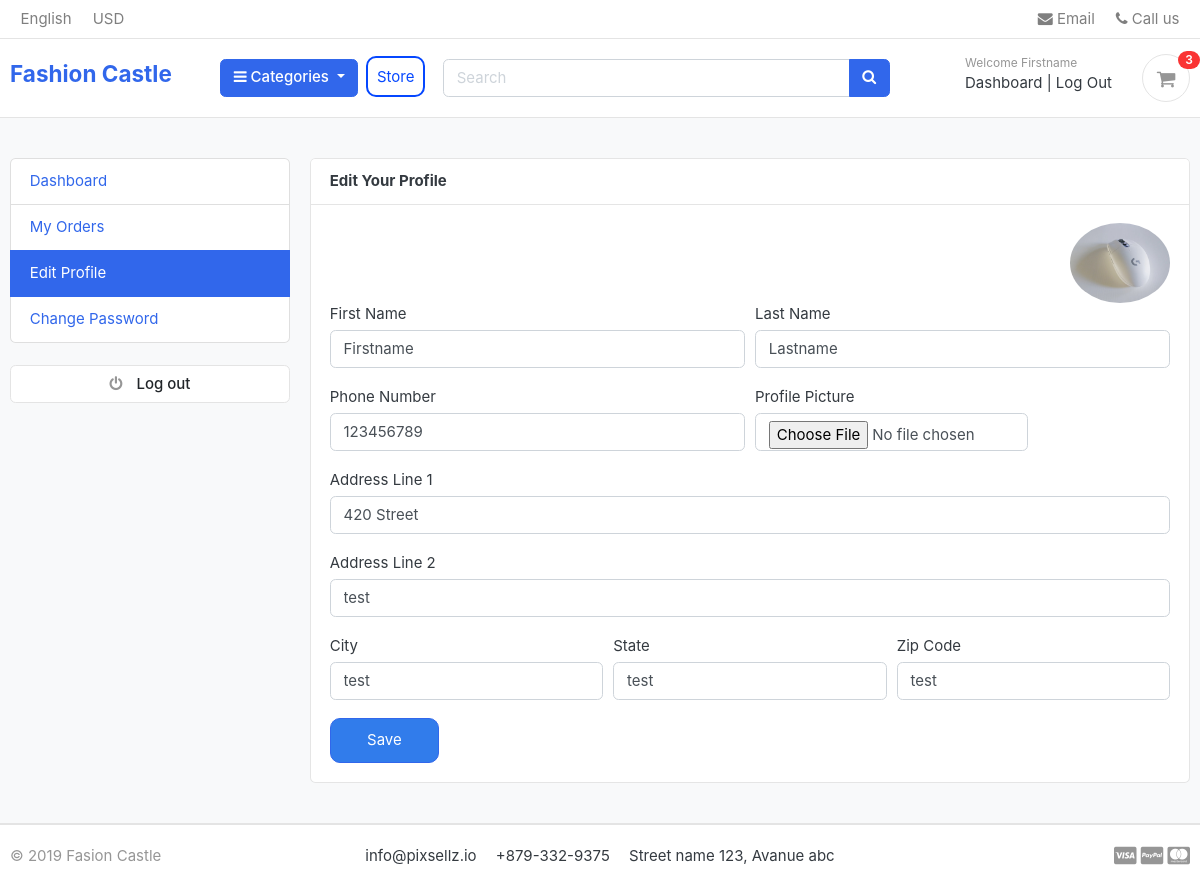
/accounts/edit_profile/ (signed in), run on the app's committed database.
### accounts/models.py (models this page shows, shortened)
class Account(AbstractBaseUser):
    first_name      = models.CharField(max_length=50)
    last_name       = models.CharField(max_length=50)
    username        = models.CharField(max_length=50, unique=True)
    email           = models.CharField(max_length=50, unique=True)
    phone_number    = models.CharField(max_length=20, blank=True)
    date_joined     = models.DateTimeField(auto_now_add=True)
    last_login      = models.DateTimeField(auto_now_add=True)
    is_admin        = models.BooleanField(default=False)
    is_staff        = models.BooleanField(default=False)
    is_active       = models.BooleanField(default=False)
    is_superadmin   = models.BooleanField(default=False)
    USERNAME_FIELD = 'email'
    REQUIRED_FIELDS = ['username', 'first_name', 'last_name']
    objects = MyAccountManager()

class UserProfile(models.Model):
    user = models.OneToOneField(Account, on_delete=models.CASCADE)
    address_line_1 = models.CharField(max_length=200, blank=True)
    address_line_2 = models.CharField(max_length=200, blank=True)
    profile_picture = models.ImageField(blank=True, upload_to='userprofile')
    city = models.CharField(max_length=20, blank=True)
    state = models.CharField(max_length=20, blank=True)
    zip_code = models.CharField(max_length=20, blank=True)
    phone_numnber = models.CharField(max_length=20, blank=True)

### accounts/views.py (the view)
# urls.py: path('edit_profile/', views.edit_profile, name='edit_profile'),
@login_required(login_url='login')
def edit_profile(request):
    userprofile = get_object_or_404(UserProfile, user=request.user)
    if request.method == 'POST':
        user_form = UserForm(request.POST, instance=request.user)
        profile_form = UserProfileForm(request.POST, request.FILES, instance=userprofile)
        if user_form.is_valid() and profile_form.is_valid():
            user_form.save()
            profile_form.save()
            messages.success(request, 'Your profile has been updated!')
            return redirect('edit_profile')
    else:
        user_form = UserForm(instance=request.user)
        profile_form = UserProfileForm(instance=userprofile)
    context = {
        'user_form': user_form,
        'profile_form': profile_form,
        'userprofile': userprofile,
    }
    return render(request, 'accounts/edit_profile.html', context)

### accounts/forms.py
class UserForm(forms.ModelForm):
    class Meta:
        model = Account
        fields = ('first_name', 'last_name', 'phone_number')
    def __init__(self,*args,**kwargs):
        super(UserForm, self).__init__(*args,**kwargs)
        for field in self.fields:
            self.fields[field].widget.attrs['class'] = 'form-control'

class UserProfileForm(forms.ModelForm):
    profile_picture = forms.ImageField(required=False, error_messages = {'invalid':("Image files only")}, widget=forms.FileInput)
    class Meta:
        model = UserProfile
        fields = ('address_line_1', 'address_line_2', 'city', 'state', 'zip_code', 'profile_picture')
    def __init__(self,*args,**kwargs):
        super(UserProfileForm, self).__init__(*args,**kwargs)
        for field in self.fields:
            self.fields[field].widget.attrs['class'] = 'form-control'

### carts/context_processors.py (called while the page is built)
def counter(request):
    cart_count = 0
    if 'admin' in request.path:
        return {}
    else:
        try:
            cart = Cart.objects.filter(cart_id=_cart_id(request))
            if request.user.is_authenticated:
                cart_items = CartItem.objects.all().filter(user=request.user)
            else:
                cart_items = CartItem.objects.all().filter(cart=cart[:1])
            for cart_item in cart_items:
                cart_count += cart_item.quantity
        except Cart.DoesNotExist:
            cart_count = 0
    return dict(cart_count=cart_count)

### carts/views.py (called while the page is built)
def _cart_id(request):
    cart = request.session.session_key
    if not cart:
        cart = request.session.create()
    return cart

### category/context_processors.py (called while the page is built)
def menu_links(request):
    links = Category.objects.all()
    return dict(links=links)

### category/models.py (called while the page is built)
    def get_url(self):
            return reverse('products_by_category', args=[self.slug])

### templates/accounts/edit_profile.html (shortened to what this page needs)
{% extends  'base.html' %}
{% block content %}
    <section class="section-content padding-y bg">
        <div class="container">
            <div class="row">
                {% include 'includes/dashboard_sidebar.html' %}
                <main class="col-md-9">
                    <article class="card">
                        <header class="card-header">
                            <strong class="d-inline-block mr-3">Edit Your Profile</strong>
                        </header>
                        <div class="card-body">
                            <div class="text-right">
                                <img src="{{userprofile.profile_picture.url}}" alt="Profile Picture" width="100" style="border-radius: 50%;" />
                            </div>
                            <div class="row">
                                <div class="col-md-12">
                                    <form action="{% url 'edit_profile' %}" method="POST" enctype="multipart/form-data">
                                        <div class="form-row">
                                            <div class="form-group col-md-6">
                                                <label>First Name</label>
                                                {{user_form.first_name}}
                                            </div>
                                            <div class="form-group col-md-6">
                                                <label>Last Name</label>
                                                {{user_form.last_name}}
                                            </div>
                                        </div>
                                        <div class="form-row">
                                            <div class="form-group col-md-6">
                                                <label>Phone Number</label>
                                                {{user_form.phone_number}}
                                            </div>
                                            <div class="form-group col-md-4">
                                                <label>Profile Picture</label>
                                                {{profile_form.profile_picture}}
                                            </div>
                                        </div>
                                        <div class="form-group">
                                            <label>Address Line 1</label>
                                            {{profile_form.address_line_1}}
                                        </div>
                                        <div class="form-group">
                                            <label>Address Line 2</label>
                                            {{profile_form.address_line_2}}
                                        </div>
                                        <div class="form-row">
                                            <div class="form-group col-md-4">
                                                <label>City</label>
                                                {{profile_form.city}}
                                            </div>
                                            <div class="form-group col-md-4">
                                                <label>State</label>
                                                {{profile_form.state}}
                                            </div>
                                            <div class="form-group col-md-4">
                                                <label>Zip Code</label>
                                                {{profile_form.zip_code}}
                                            </div>
                                        </div>
                                        <input type="submit" value="Save" class="save">
                                    </form>
                                </div>
                            </div>
                        </div>
                    </article>
                </main>
            </div>
        </div>
    </section>
{% endblock %}

### templates/includes/navbar.html (shortened to what this page needs)
{% load static %}
<header class="section-header">
    <nav class="navbar navbar-sticky p-md-0 navbar-expand-sm navbar-light border-bottom">
        <div class="container">
            <div class="collapse navbar-collapse" id="navbarTop4">
                <ul class="navbar-nav mr-auto">
                    <li class="nav-item dropdown">
                        <a href="#" class="nav-link">
                            English
                        </a>
                    </li>
                    <li class="nav-item dropdown">
                        <a href="#" class="nav-link">
                            USD
                        </a>
                    </li>
                </ul>
                <ul class="navbar-nav">
                    <li>
                        <a href="#" class="nav-link">
                            <i class="fa fa-envelope"></i>
                            Email
                        </a>
                    </li>
                    <li>
                        <a href="#" class="nav-link">
                            <i class="fa fa-phone"></i>
                            Call us
                        </a>
                    </li>
                </ul>
            </div>
        </div>
    </nav>
    <section class="header-main border-bottom">
        <div class="container">
            <div class="row align-items-center">
                <div class="col-lg-2 col-md-3 col-6">
                    <a href="{% url 'home' %}" class="brand-wrap">
                        <h4>Fashion Castle</h4>
                    </a>
                </div>
                <div class="col-lg-3 col-sm-6 col-8 order-2 order-lg-3">
                    <div class="d-flex justify-content-end mb-3 mb-lg-0">
                        {% if user.id is None %}
                            <div class="widget-header">
                                <small class="title text-muted">Welcome guest</small>
                                <div>
                                    <a href="{% url 'login' %}">Sign in</a>
                                    <span class="dark-transp">
                                        |
                                    </span>
                                    <a href="{% url 'register' %}">
                                        Register</a>
                                </div>
                            </div>
                        {% else %}
                            <div class="widget-header">
                                <small class="title text-muted">Welcome
                                    {{ user.first_name | capfirst }}</small>
                                <div>
                                    <a href="{% url 'dashboard' %}">Dashboard</a>
                                    <span class="dark-transp">
                                        |
                                    </span>
                                    <a href="{% url 'logout' %}">Log Out</a>
                                </div>
                            </div>
                        {% endif %}
                        <a href="{% url 'cart' %}" class="widget-header cart-btn pl-3 ml-3">
                            <div class="icon icon-sm rounded-circle border">
                                <i class="fa fa-shopping-cart"></i>
                            </div>
                            <span class="badge badge-pill badge-primary notify">{{ cart_count }}</span>
                        </a>
                    </div>
                    </div>
                <div class="store-button">
                    <button type="button" class="btn btn-primary dropdown-toggle" data-toggle="dropdown">
                        <i class="fa fa-bars"></i>
                        Categories
                    </button>
                </div>
                <div class="store-parent">
                <a href="{% url 'store' %}" class="store" text-align="center" id="custom-btn-store">Store</a>
            </div>
                <div class="col-lg  col-md-6 col-sm-12 col-xs-12">
                    <form action="{% url 'search' %}" class="search">
                        <div class="input-group w-100">
                            <input type="text" class="form-control" style="width:60%;" placeholder="Search" name="keyword">
                                <div class="input-group-append">
                                    <button class="btn btn-primary" type="submit">
                                        <i class="fa fa-search"></i>
                                    </button>
                                </div>
                            </div>
                        </form>
                    </div>
                    </div>
                </div>
        </section>
    </header>

### static/css/ui.css (style rules this page uses)
html { font-family: "Inter", sans-serif; font-size: 15px; }
.icon-xs, .icon-sm, .icon-md, .icon-lg { display: inline-block; text-align: center; flex-shrink: 0; flex-grow: 0; }
.icon-sm { width: 48px; height: 48px; line-height: 48px !important; font-size: 20px; }
.padding-y { padding-top: 40px; padding-bottom: 40px; }
article:after, .form-group:after { display: block; clear: both; content: ""; }
.bg { background-color: #f8f9fa; }
.header-main { position: relative; padding-top: 1rem; padding-bottom: 1rem; }
.widget-header { display: inline-block; vertical-align: middle; position: relative; }
.widget-header a { color: #343a40; }
.widget-header i { color: #969696; }
.widget-header .title { display: block; }
.widget-header .notify { position: absolute; top: -3px; right: -10px; }
.notify { position: absolute; top: -4px; right: -10px; display: inline-block; padding: 0.25em 0.6em; font-size: 12px; line-height: 1; text-align: center; border-radius: 3rem; color: #fff; background-color: #fa3434; }

### fashioncastleback/static/css/custom.css (style rules this page uses)
.store { --color: rgba(0, 68, 255, 0.979); --hover: #3167eb; }
#custom-btn-store { text-align: center; margin: 0; color: var(--color); transition: 0.25s; -webkit-border-radius: 10px; -moz-border-radius: 10px; border-radius: 10px; background: none; border: 2px solid; font: inherit; line-height: 1; margin: 0.5em; padding: .6em; height: 10px; }
.store-parent { align-items: center; }
.save { --color: #317ceb; --hover: rgb(0, 68, 255); --border:#3167eb; }
.save { color: white; background-color: var(--color); border: 1px solid var(--border); width: 13%; height: 3rem; border-radius: 10px; }

### data on the page
Account: first_name "Firstname", last_name "Lastname", phone_number "123456789"
UserProfile: profile_picture (picture), address_line_1 "420 Street", address_line_2 "test", city "test", state "test", zip_code "test"

### other printed values
{{ cart_count }} "3"
